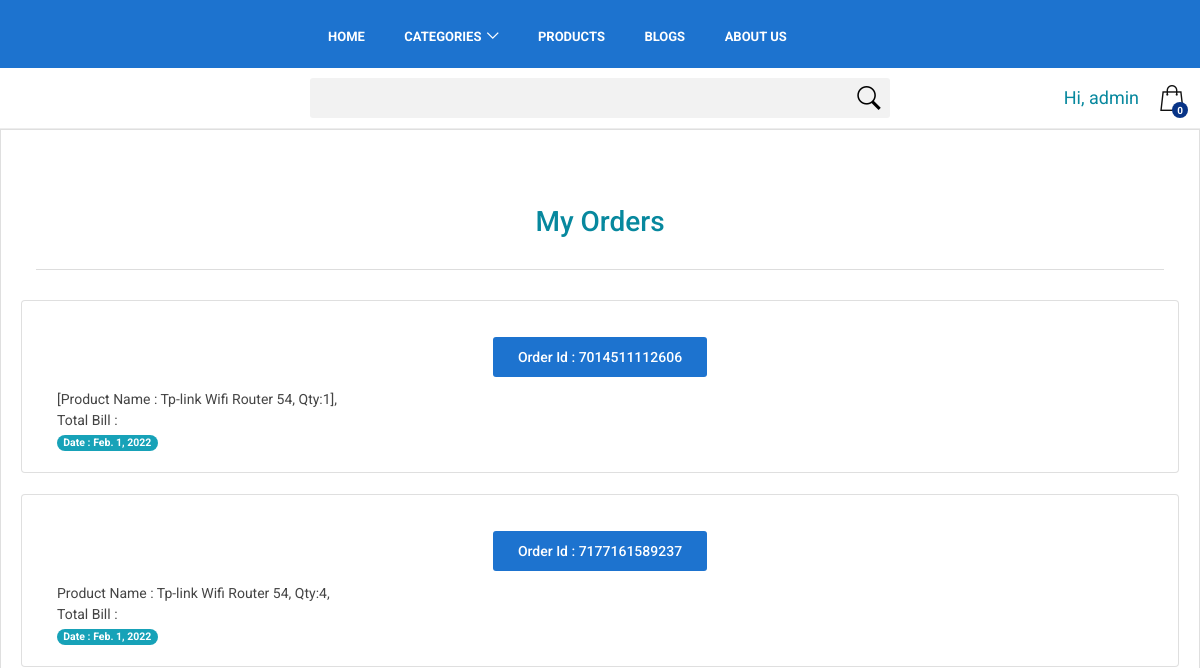
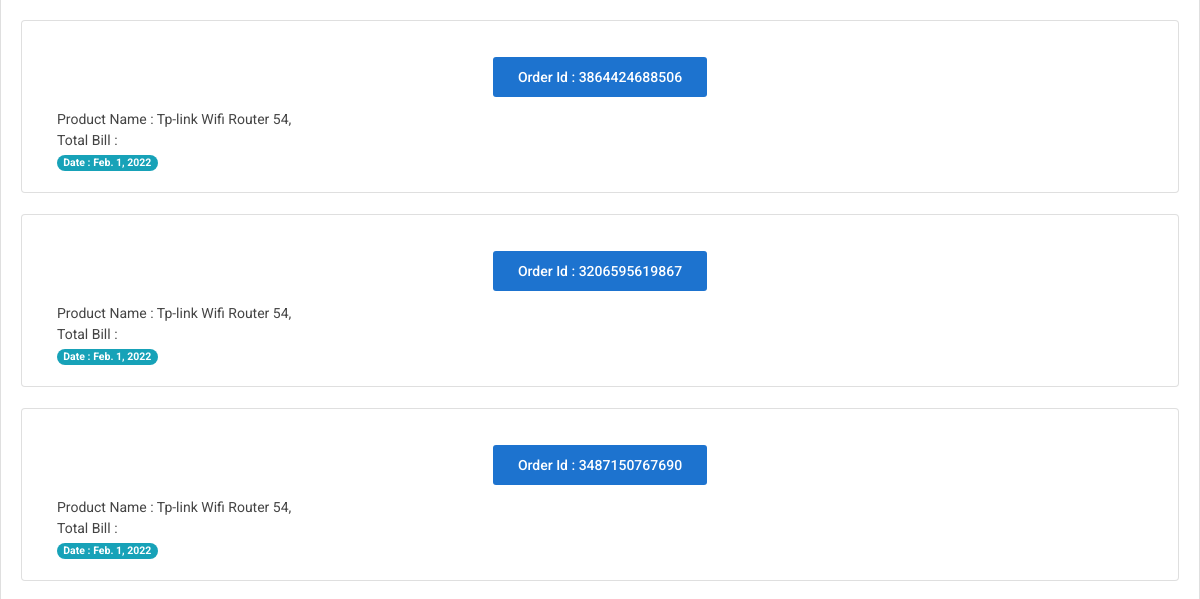
The page /my_order (signed in, upper part) on the database as committed earlier (2 pictures, top to bottom).
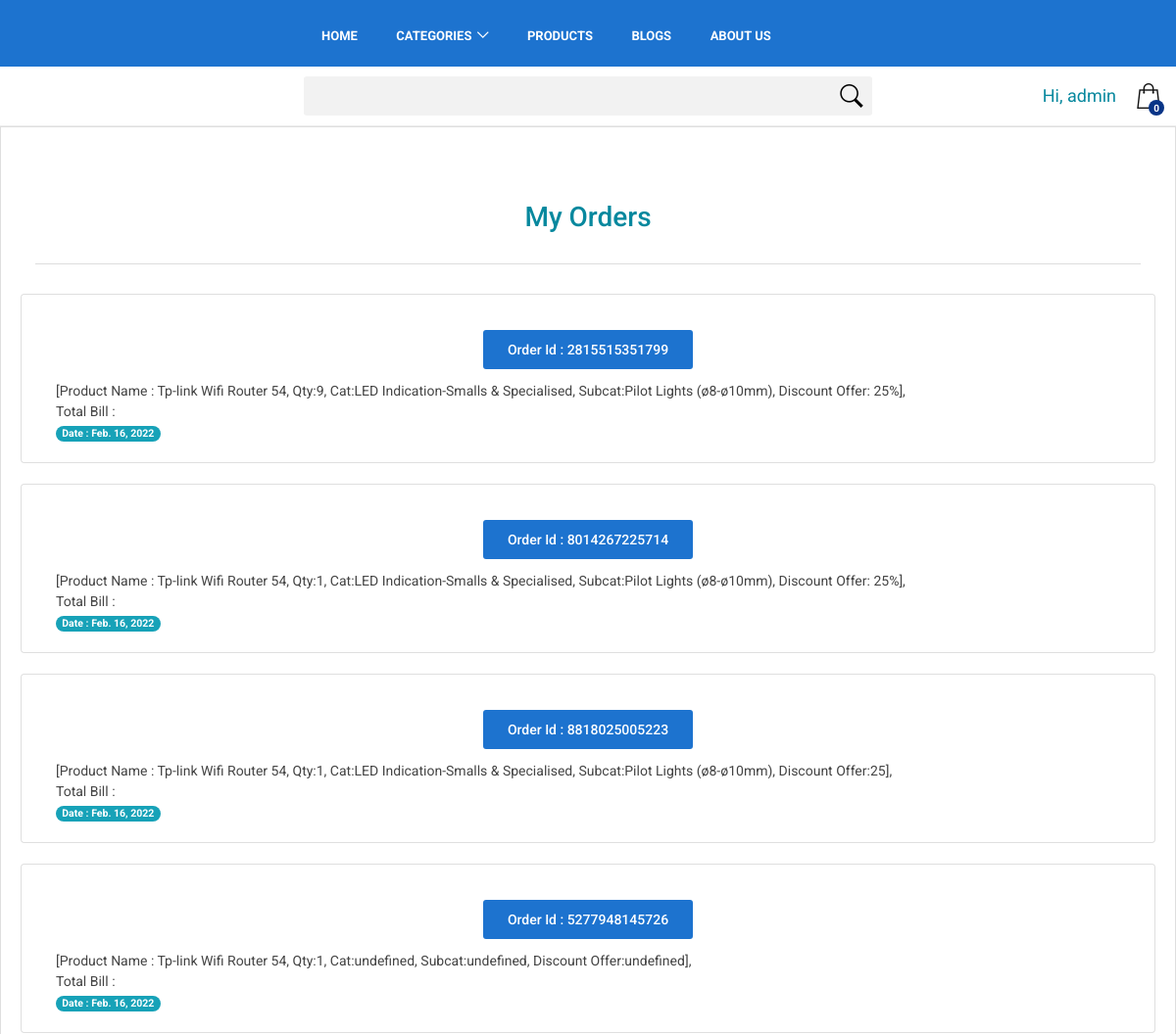
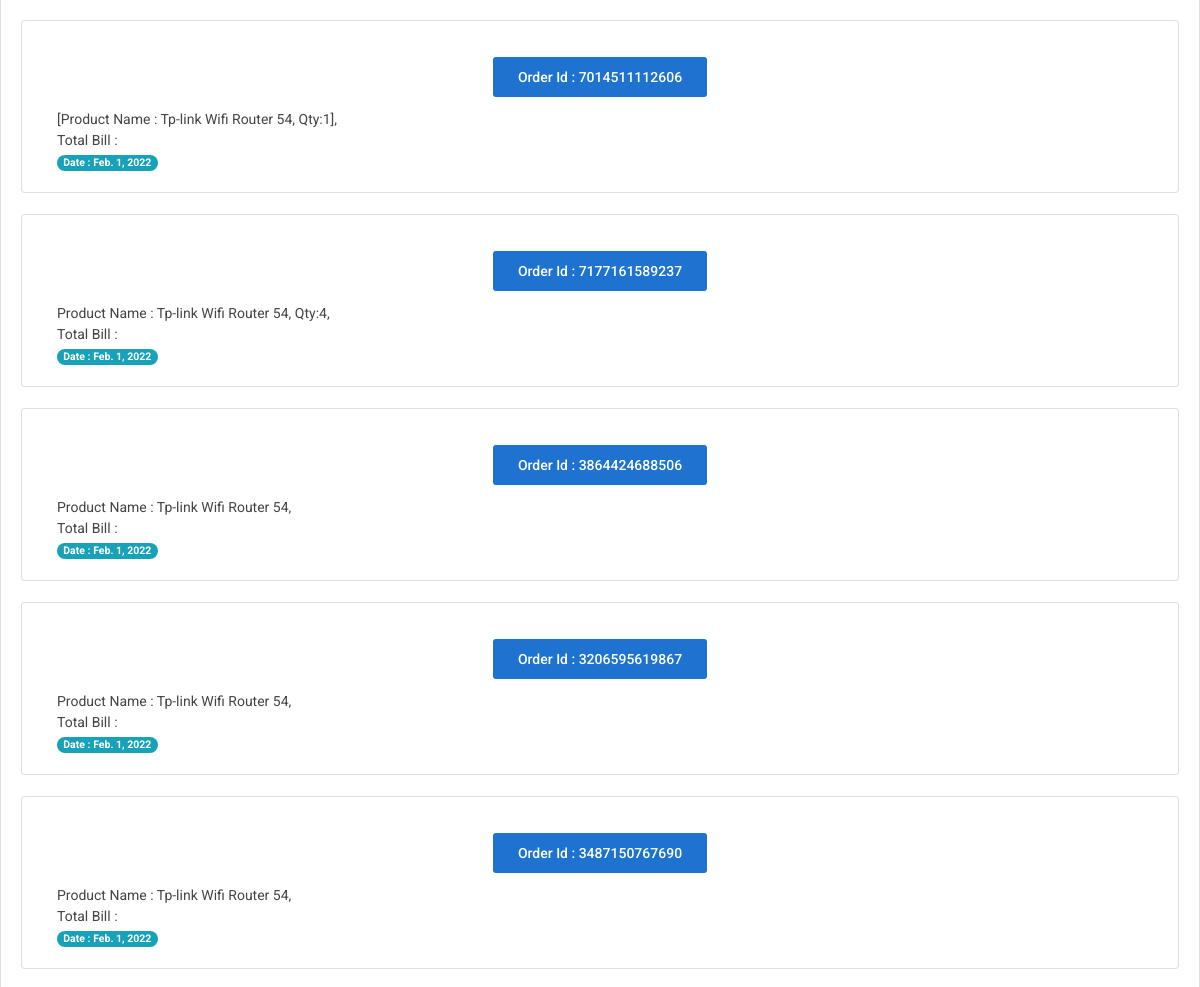
The same page on the database as committed later (2 pictures, top to bottom).
### medicifyapp/models.py (models this page shows)
class Order(models.Model):
    class Meta:
        verbose_name_plural = 'All Orders'
    user=models.ForeignKey(User, on_delete=models.CASCADE)
    order_id = models.CharField(max_length=255)
    items_json = models.TextField()
    full_name = models.CharField(max_length=255, default='', blank=True, null=True)
    company_name = models.CharField(max_length=255, default='', blank=True, null=True)
    full_address = models.TextField()
    city = models.CharField(max_length=255)
    postal_code = models.CharField(max_length=255)
    country = models.CharField(max_length=255)
    phone = models.CharField(max_length=255)
    email = models.CharField(max_length=255)
    Discount_Coupon = models.ForeignKey(Discount_Coupon, on_delete=models.CASCADE, null=True, blank=True)
    order_date = models.DateField(default=datetime.now(), blank=True)

### medicifyapp/views.py (the view)
# urls.py: path('my_order', views.my_order, name='my_order'),
def my_order(request):
    user = request.user
    user_username = User.objects.filter(username=user)
    if user_username:
        myorder_filter = Order.objects.filter(user=user).order_by('-id')
        Categories_all = Categories.objects.all()
        context13 = {'myorder_filter': myorder_filter, 'Categories_all':Categories_all}
        return render(request, 'my_order.html', context13)
    else:
        return redirect('/')

### medicifyapp/models.py (called while the page is built)
    def subcat_list(self):
        kkk = Subcategory.objects.filter(Category=self)
        return kkk

### medicifyapp/templates/my_order.html (shortened to what this page needs)
{% extends 'base.html' %}
{% block body %}
<div class="container">
<h3><p class="text-center" style="color:#07889E;">My Orders</p></h3><hr>
</div>
{% if myorder_filter %}
{% for k in myorder_filter %}
<div class="card container">
  <div class="card-body">
    <h5 class="card-title">
      <form action="/order_details" method="POST">{% csrf_token %}
        <div class="text-center">
          <input type="submit" value="Order Id : {{k.order_id}}" class="btn_1">
        </div>
      </form>
    </h5>
    <h7>{{k.items_json}}</h7></br>
    <h7>Total Bill : {{k.total_bill}}</h7><br/>
    <span class="badge badge-info badge-pill"> <h7>Date : {{k.order_date}}</h7></span>
  </div>
</div>
<br/>
{% endfor %}
{% else %}
<p class="text-center">You Have No Order To See</p>
{% endif %}
{% endblock %}

### medicifyapp/templates/base.html (shortened to what this page needs)
{% load static %}
<!DOCTYPE html>
<html lang="en">
<head>
   <link rel="stylesheet" href="https://stackpath.bootstrapcdn.com/bootstrap/4.2.1/css/bootstrap.min.css">
    <link href="{% static 'medicifyapp/index/css/bootstrap.custom.min.css' %}" rel="stylesheet">
    <link href="{% static 'medicifyapp/index/css/style.css' %}" rel="stylesheet">
    <link href="{% static 'medicifyapp/index/css/listing.css' %}" rel="stylesheet">
</head>
<body>
	<div id="page" class="theia-exception">
	<header class="version_1 navigation">
		<div class="main_header">
			<div class="container">
				<div class="row small-gutters">
					<div class="col-xl-3 col-lg-3 d-lg-flex align-items-center">
					</div>
					<nav class="col-xl-6 col-lg-7">
						<div class="main-menu">
							<ul>
								<li>
									<a href="/">Home</a>
								</li>
								<li class="submenu">
									<a href="javascript:void(0);" class="show-submenu">Categories</a>
								</li>
								<li>
									<a href="{% url 'products_page' %}">Products</a>
								</li>
								<li>
									<a href="{% url 'all_blogs' %}">Blogs</a>
								</li>
								<li>
									<a href="/about">About Us</a>
								</li>
							</ul>
						</div>
					</nav>
					<div class="col-xl-3 col-lg-2 d-lg-flex align-items-center justify-content-end text-right">
					</div>
				</div>
			</div>
		</div>
		<div class="main_nav inner">
			<div class="container">
				<div class="row small-gutters">
					<div class="col-xl-3 col-lg-3 col-md-3">
					</div>
					<div class="col-xl-6 col-lg-7 col-md-6 d-none d-md-block">
						<form method="GET" action="{% url 'product_search' %}">
						<div class="custom-search-input">
							<input type="text" name="search_product" value="{{ request.GET.search_product }}">
							<button type="submit"><i class="header-icon_search_custom"></i></button>
						</div>
						</form>
					</div>
					<div class="col-xl-3 col-lg-2 col-md-3">
						<ul class="top_tools">
							<li>
								<div class="dropdown dropdown-cart">
									<a href="{% url 'cart' %}" class="cart_bt"><strong id="product_cart_new">0</strong></a>
								</div>
							</li>
							<li>
								<div class="dropdown dropdown-access">
									{% if user.is_authenticated %}
									<a><font color = "#07889E" size ="4">Hi, {% if request.user.first_name %}{{request.user.first_name | truncatechars:8}}{% else %}{{request.user.username | truncatechars:8}}{% endif %}</font></a>
									{% else %}
									<a href="/account"><font color = "#07889E" size ="4">Login/Register</font></a>
									{% endif %}
								</div>
							</li>
						</ul>
					</div>
				</div>
			</div>
		</div>
	</header>
		<div class="list-group-item">
        {% block body %}{% endblock %}
		</div>
	</div>
  </body>
<link rel="stylesheet" href="https://cdnjs.cloudflare.com/ajax/libs/font-awesome/4.7.0/css/font-awesome.min.css">
</body>
</html>

### medicifyapp/templates/base.html (style rules this page uses)
.navigation { position: sticky; top: 0; z-index: 100; }

Rows that differ between the two databases and show on the page:
added Order: order_id "Order Id : 2815515351799", items_json "[Product Name : Tp-link Wifi Router 54, Qty:9, Cat:LED Indication-Smalls & Specialised, Subcat:Pilot Lights (ø8-ø10mm), Discount Offer: 25%],", order_date "Feb. 16, 2022"
added Order: order_id "Order Id : 8014267225714", items_json "[Product Name : Tp-link Wifi Router 54, Qty:1, Cat:LED Indication-Smalls & Specialised, Subcat:Pilot Lights (ø8-ø10mm), Discount Offer: 25%],", order_date "Feb. 16, 2022"
added Order: order_id "Order Id : 8818025005223", items_json "[Product Name : Tp-link Wifi Router 54, Qty:1, Cat:LED Indication-Smalls & Specialised, Subcat:Pilot Lights (ø8-ø10mm), Discount Offer:25],", order_date "Feb. 16, 2022"
added Order: order_id "Order Id : 5277948145726", items_json "[Product Name : Tp-link Wifi Router 54, Qty:1, Cat:undefined, Subcat:undefined, Discount Offer:undefined],", order_date "Feb. 16, 2022"
